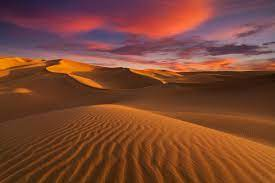
%> input picture desert.jpg, 275 x 183 px
$ octave exp4.m   (GNU Octave 9; MATLAB toolbox functions it lacks are replaced by stand-ins)
%> lines starting %> are read from the running program, lines starting %| are printed output that depends on the picture
close all;
clc;
myimage = imread('desert.jpg');
%> myimage is the input picture: size 183x275x3 uint8; mean R, G, B 124.7, 70, 50.3
mycolorimage = imresize(myimage,[256,256]);
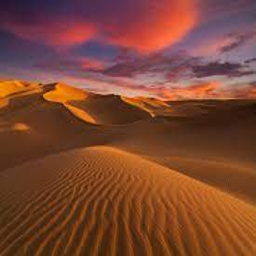
%> mycolorimage: size 256x256x3 uint8; mean R, G, B 124.7, 70, 50.3
mgi = rgb2gray(mycolorimage);
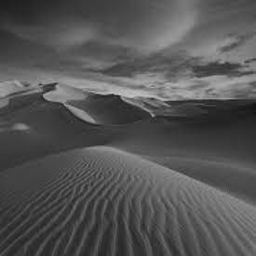
%> mgi: size 256x256 uint8; min 21, max 196, mean 84.1
subplot(2,2,1);
imshow(mycolorimage);
title('Original Color image');
subplot(2,2,2);
imhist(mycolorimage);
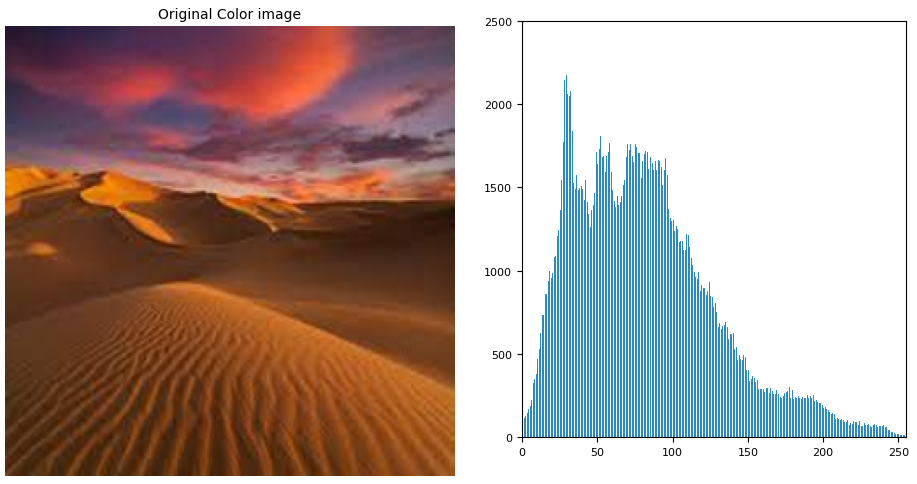
%> figure redrawn from the program's plot data, 2 panels
figure;
imshow(mgi);
figure;
imhist(mgi);
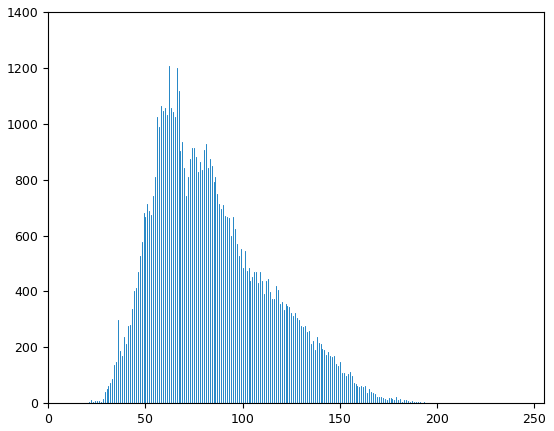
%> figure redrawn from the program's plot data; highest point at x = 62, y = 1206
Eqimage = histeq(mgi);
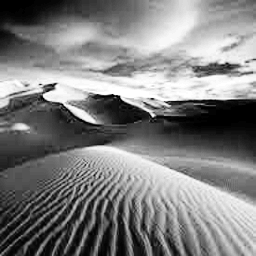
%> Eqimage: size 256x256 uint8; min 0, max 255, mean 126.8
figure;
imshow(Eqimage);
figure;
imhist(Eqimage);
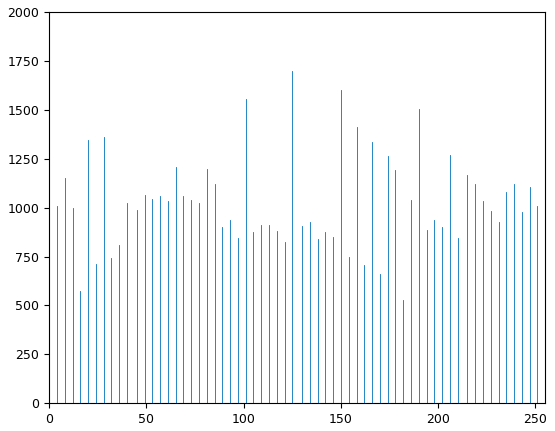
%> figure redrawn from the program's plot data; highest point at x = 125, y = 1696

$ run again, with coins1.jpg copied over desert.jpg
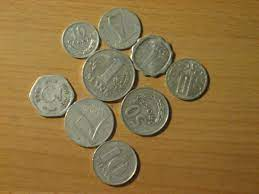
%> input picture coins1.jpg, 259 x 194 px
%> myimage is the input picture: size 194x259x3 uint8; mean R, G, B 141.9, 115.2, 66.6
%> `Eqimage = histeq(mgi);`:
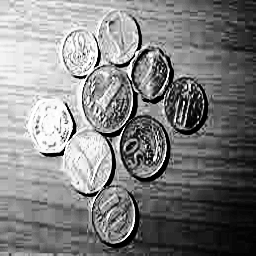
%> Eqimage: size 256x256 uint8; min 0, max 255, mean 127.6
%> `imhist(Eqimage);`:
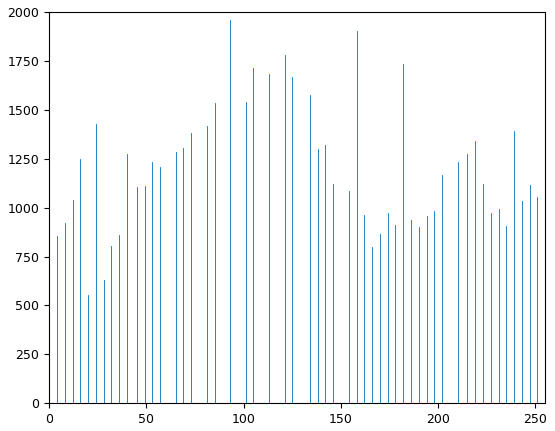
%> figure redrawn from the program's plot data; highest point at x = 93, y = 1957

$ run again, with flower.jpg copied over desert.jpg
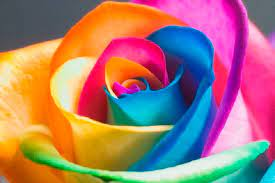
%> input picture flower.jpg, 275 x 183 px
%> myimage is the input picture: size 183x275x3 uint8; mean R, G, B 166.5, 120.8, 113.8
%> `Eqimage = histeq(mgi);`:
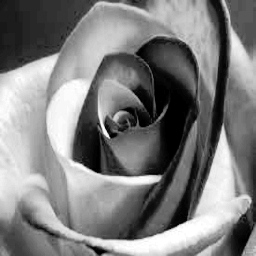
%> Eqimage: size 256x256 uint8; min 0, max 255, mean 126.3
%> `imhist(Eqimage);`:
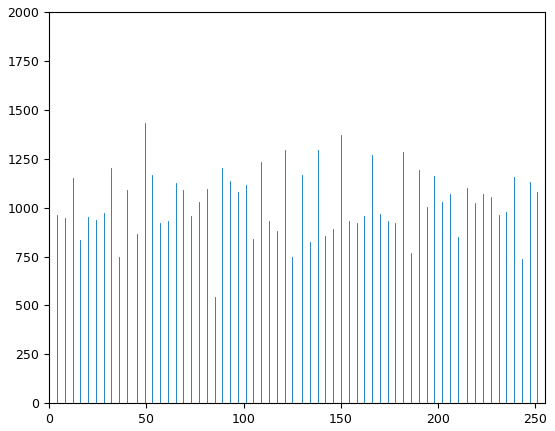
%> figure redrawn from the program's plot data; highest point at x = 0, y = 1531
